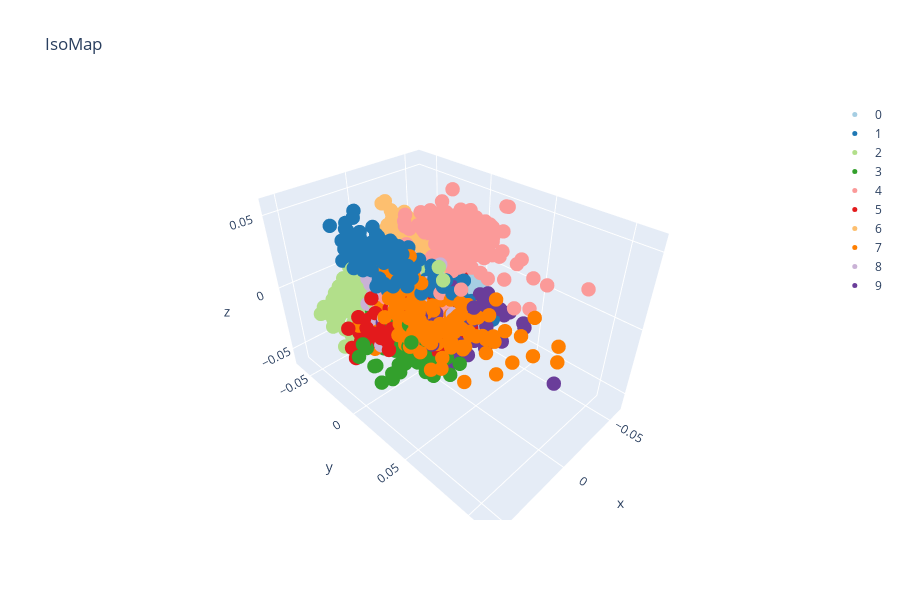

Notebook cell for this chart:
### Code cell
plot_3d(S_iso_, y, 'IsoMap')

### Figure 1 — Plotly figure (JSON) as saved in the notebook; plotly's stock layout.template omitted (floating-point values rounded to 4 significant figures; data arrays with more than 128 entries replaced by an {"elided": "..."} marker saying what was removed)
{"data": [{"marker": {"color": "rgb(166,206,227)", "size": 5}, "mode": "markers", "name": "0", "type": "scatter3d", "x": {"elided": "178 float values"}, "y": {"elided": "178 float values"}, "z": {"elided": "178 float values"}}, {"marker": {"color": "rgb(31,120,180)", "size": 5}, "mode": "markers", "name": "1", "type": "scatter3d", "x": {"elided": "182 float values"}, "y": {"elided": "182 float values"}, "z": {"elided": "182 float values"}}, {"marker": {"color": "rgb(178,223,138)", "size": 5}, "mode": "markers", "name": "2", "type": "scatter3d", "x": {"elided": "177 float values"}, "y": {"elided": "177 float values"}, "z": {"elided": "177 float values"}}, {"marker": {"color": "rgb(51,160,44)", "size": 5}, "mode": "markers", "name": "3", "type": "scatter3d", "x": {"elided": "183 float values"}, "y": {"elided": "183 float values"}, "z": {"elided": "183 float values"}}, {"marker": {"color": "rgb(251,154,153)", "size": 5}, "mode": "markers", "name": "4", "type": "scatter3d", "x": {"elided": "181 float values"}, "y": {"elided": "181 float values"}, "z": {"elided": "181 float values"}}, {"marker": {"color": "rgb(227,26,28)", "size": 5}, "mode": "markers", "name": "5", "type": "scatter3d", "x": {"elided": "182 float values"}, "y": {"elided": "182 float values"}, "z": {"elided": "182 float values"}}, {"marker": {"color": "rgb(253,191,111)", "size": 5}, "mode": "markers", "name": "6", "type": "scatter3d", "x": {"elided": "181 float values"}, "y": {"elided": "181 float values"}, "z": {"elided": "181 float values"}}, {"marker": {"color": "rgb(255,127,0)", "size": 5}, "mode": "markers", "name": "7", "type": "scatter3d", "x": {"elided": "179 float values"}, "y": {"elided": "179 float values"}, "z": {"elided": "179 float values"}}, {"marker": {"color": "rgb(202,178,214)", "size": 5}, "mode": "markers", "name": "8", "type": "scatter3d", "x": {"elided": "174 float values"}, "y": {"elided": "174 float values"}, "z": {"elided": "174 float values"}}, {"marker": {"color": "rgb(106,61,154)", "size": 5}, "mode": "markers", "name": "9", "type": "scatter3d", "x": {"elided": "180 float values"}, "y": {"elided": "180 float values"}, "z": {"elided": "180 float values"}}], "layout": {"height": 600, "title": {"text": "IsoMap"}, "width": 900}}
